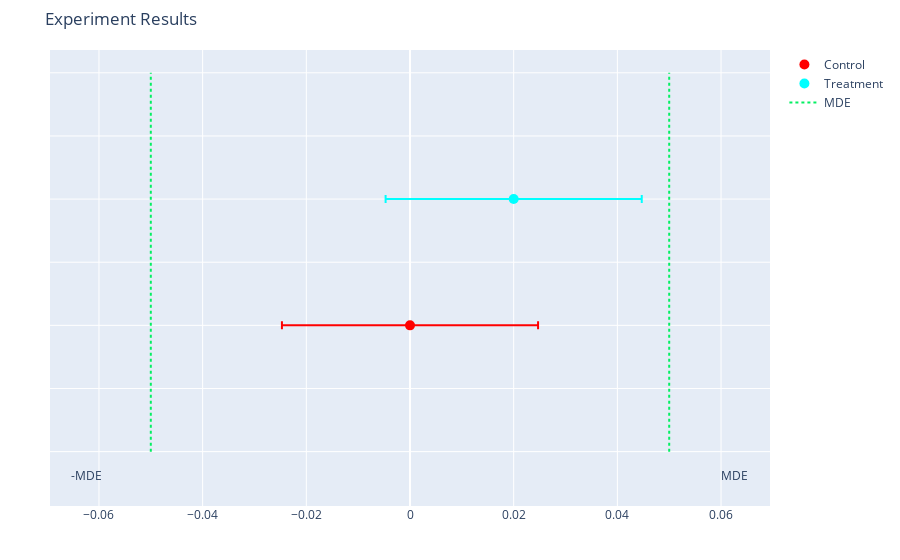

Write notebook code for a chart like this one.
### Code cell
# Confidence Intervals (case 2)

confidence_intervals_3 = ab_exp.get_experiment_results(min_sample_size, .08, min_sample_size, .1, 'Error Bars')
confidence_intervals_3

### Figure 1 — Plotly figure (JSON) as saved in the notebook; plotly's stock layout.template omitted (floating-point values rounded to 4 significant figures)
{"data": [{"error_x": {"array": [-0.0247, 0, 0.0247], "symmetric": true, "type": "data"}, "marker": {"color": "red", "size": 10}, "mode": "markers", "name": "Control", "type": "scatter", "x": [0], "y": [5]}, {"error_x": {"array": [0.0247, 0.02, 0.0247], "symmetric": true, "type": "data"}, "marker": {"color": "cyan", "size": 10}, "mode": "markers", "name": "Treatment", "type": "scatter", "x": [0.02], "y": [7]}, {"line": {"color": "#04ef62", "dash": "dot"}, "mode": "lines", "name": "-MDE", "showlegend": false, "type": "scatter", "x": [-0.05, -0.05], "y": [3, 9]}, {"line": {"color": "#04ef62", "dash": "dot"}, "mode": "lines", "name": "MDE", "type": "scatter", "x": [0.05, 0.05], "y": [3, 9]}, {"mode": "text", "showlegend": false, "text": "MDE", "textposition": "top center", "type": "scatter", "x": [0.0625], "y": [2.5]}, {"mode": "text", "showlegend": false, "text": "-MDE", "textposition": "top center", "type": "scatter", "x": [-0.0625], "y": [2.5]}], "layout": {"autosize": true, "margin": {"b": 50, "l": 50, "r": 50, "t": 50}, "showlegend": true, "title": {"text": "Experiment Results"}, "xaxis": {"title": {"text": ""}}, "yaxis": {"showticklabels": false, "title": {"text": ""}}}}
